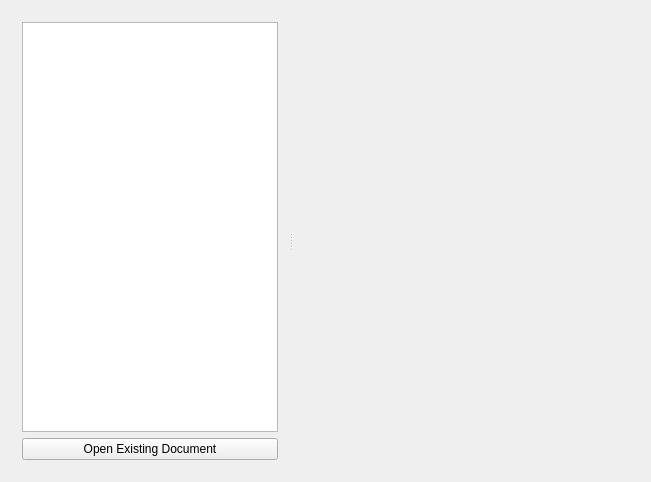
<?xml version="1.0" encoding="UTF-8"?>
<ui version="4.0">
 <class>KisOpenPaneBase</class>
 <widget class="QWidget" name="KisOpenPaneBase">
  <property name="geometry">
   <rect>
    <x>0</x>
    <y>0</y>
    <width>651</width>
    <height>482</height>
   </rect>
  </property>
  <layout class="QHBoxLayout" name="horizontalLayout">
   <item>
    <widget class="QSplitter" name="splitter">
     <property name="orientation">
      <enum>Qt::Horizontal</enum>
     </property>
     <widget class="QWidget" name="layoutWidget">
      <layout class="QVBoxLayout" name="verticalLayout">
       <item>
        <widget class="QTreeWidget" name="m_sectionList">
         <property name="sizePolicy">
          <sizepolicy hsizetype="Expanding" vsizetype="Expanding">
           <horstretch>0</horstretch>
           <verstretch>0</verstretch>
          </sizepolicy>
         </property>
         <property name="iconSize">
          <size>
           <width>48</width>
           <height>48</height>
          </size>
         </property>
         <property name="rootIsDecorated">
          <bool>false</bool>
         </property>
         <property name="uniformRowHeights">
          <bool>false</bool>
         </property>
         <property name="sortingEnabled">
          <bool>true</bool>
         </property>
         <property name="allColumnsShowFocus">
          <bool>true</bool>
         </property>
         <attribute name="headerVisible">
          <bool>false</bool>
         </attribute>
         <column>
          <property name="text">
           <string notr="true">1</string>
          </property>
         </column>
        </widget>
       </item>
       <item>
        <widget class="QPushButton" name="m_openExistingButton">
         <property name="text">
          <string>Open Existing Document</string>
         </property>
        </widget>
       </item>
      </layout>
     </widget>
     <widget class="QStackedWidget" name="m_widgetStack">
      <property name="sizePolicy">
       <sizepolicy hsizetype="Preferred" vsizetype="Preferred">
        <horstretch>1</horstretch>
        <verstretch>0</verstretch>
       </sizepolicy>
      </property>
      <widget class="QWidget" name="WStackPage"/>
     </widget>
    </widget>
   </item>
  </layout>
 </widget>
 <layoutdefault spacing="6" margin="11"/>
 <layoutfunction spacing="KDialog::spacingHint" margin="KDialog::marginHint"/>
 <resources/>
 <connections/>
</ui>
